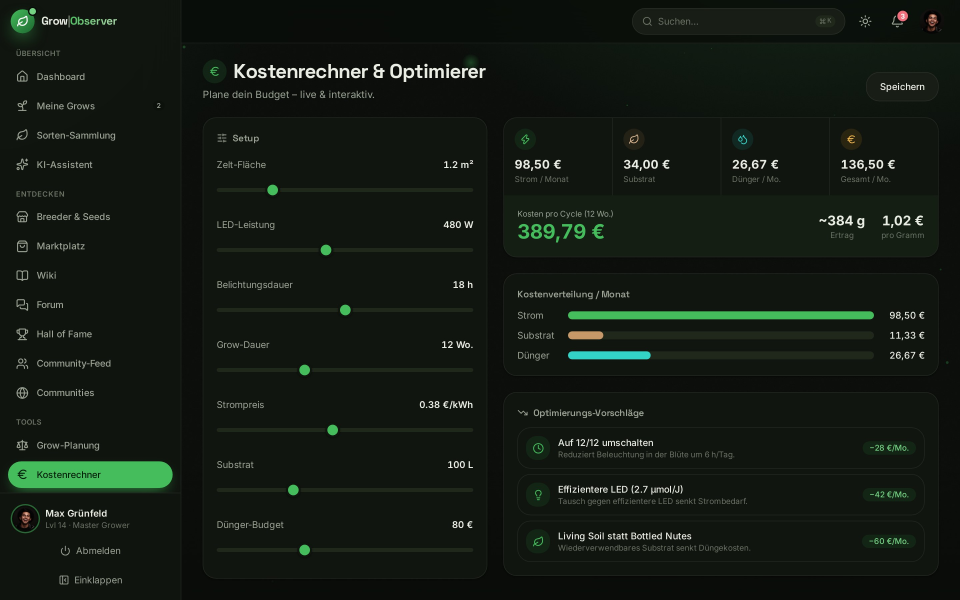
#> input picture promo/assets/d-calc.jpg, 2880 x 1800 px, given in place of d-calc_jpg.jpg, which was not available (shown at 1/3 size)
$ python sheet.py out.png assets/d-calc.jpg
#> lines starting #> are read from the running program, lines starting #| are printed output that depends on the picture
import sys, pathlib
HERE=pathlib.Path(__file__).resolve().parent
# usage: python3 promo/sheet.py out.jpg 1,5.5,12   (run `node promo/preview.mjs 1,5.5,12` first)
from PIL import Image
ts=sys.argv[2].split(",")
cols=2;W,H=960,540
rows=(len(ts)+1)//2
sheet=Image.new("RGB",(cols*W,rows*H))
#> sheet: PIL image 1920x540 RGB; every value is 0
for i,t in enumerate(ts):
    n="t"+t.replace(".","_")
    im=Image.open(HERE/"test"/f"{n}.jpg").resize((W,H)); sheet.paste(im,((i%cols)*W,(i//cols)*H))
#> after `im = Image.open(HERE / 'test' / f'{n}.jpg').resize((W, H))`:
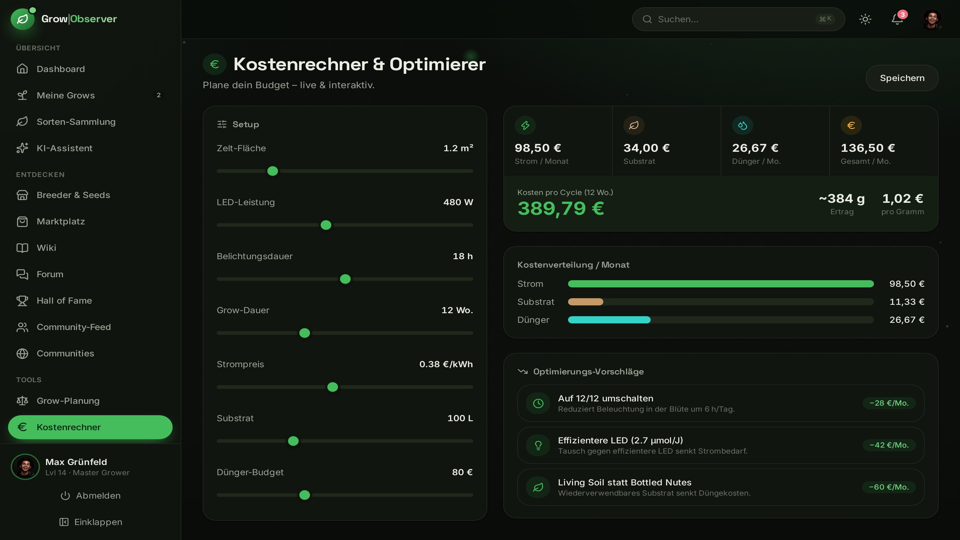
#> im: PIL image 960x540 RGB; mean R, G, B 19.8, 26.7, 19.2
#> after `sheet.paste(im, (i % cols * W, i // cols * H))`:
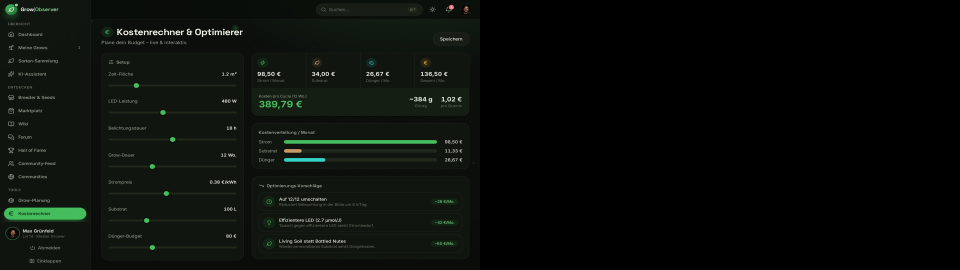
#> sheet: PIL image 1920x540 RGB (shown at 1/2 size); mean R, G, B 9.9, 13.4, 9.6
sheet.save(sys.argv[1],quality=80)

$ run again, on promo/assets/d-chat.jpg
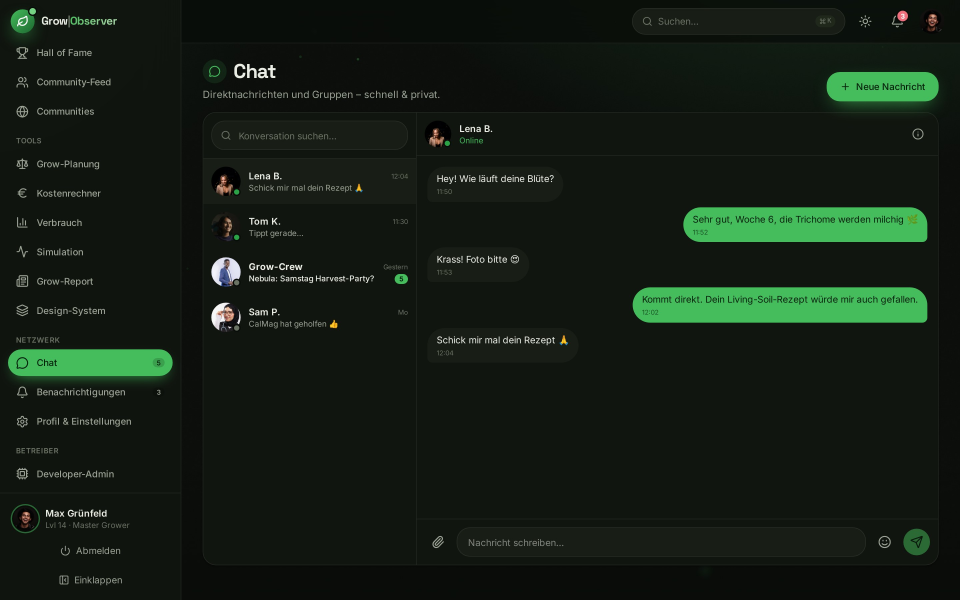
#> input picture promo/assets/d-chat.jpg, 2880 x 1800 px, given in place of d-chat_jpg.jpg, which was not available (shown at 1/3 size)
#> `im = Image.open(HERE / 'test' / f'{n}.jpg').resize((W, H))`:
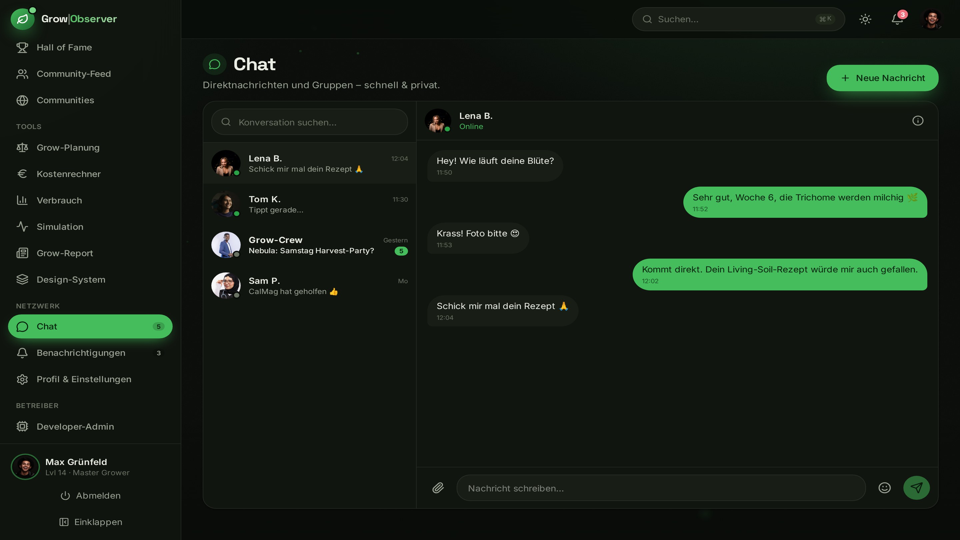
#> im: PIL image 960x540 RGB; mean R, G, B 20.4, 30.4, 20.4
#> `sheet.paste(im, (i % cols * W, i // cols * H))`:
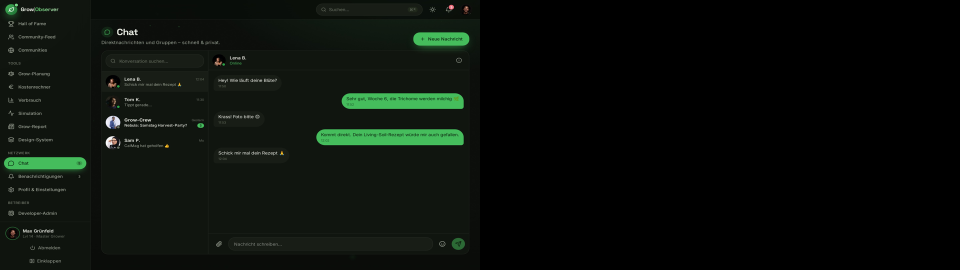
#> sheet: PIL image 1920x540 RGB (shown at 1/2 size); mean R, G, B 10.2, 15.2, 10.2

$ run again, on promo/assets/d-communities.jpg
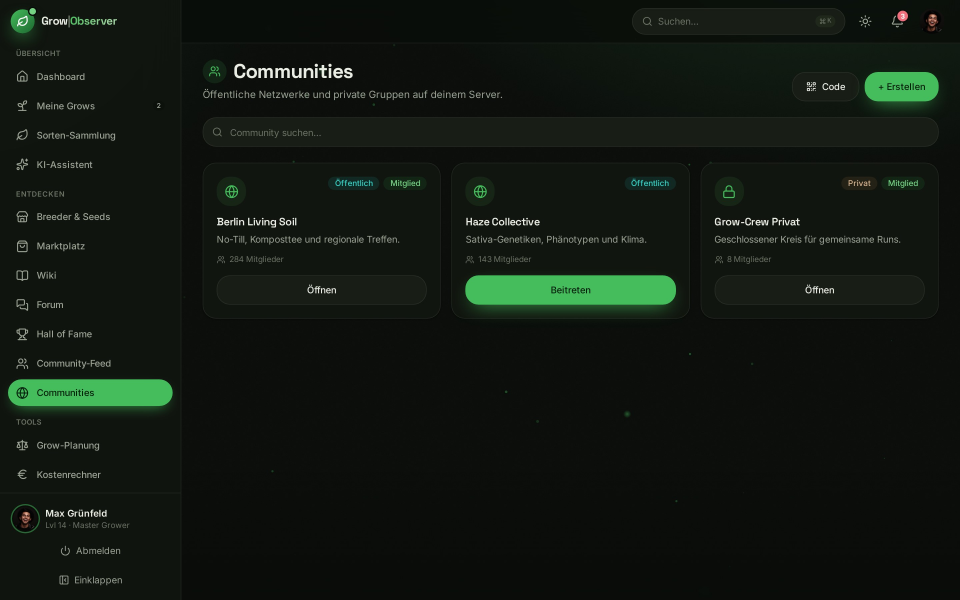
#> input picture promo/assets/d-communities.jpg, 2880 x 1800 px, given in place of d-communities_jpg.jpg, which was not available (shown at 1/3 size)
#> `im = Image.open(HERE / 'test' / f'{n}.jpg').resize((W, H))`:
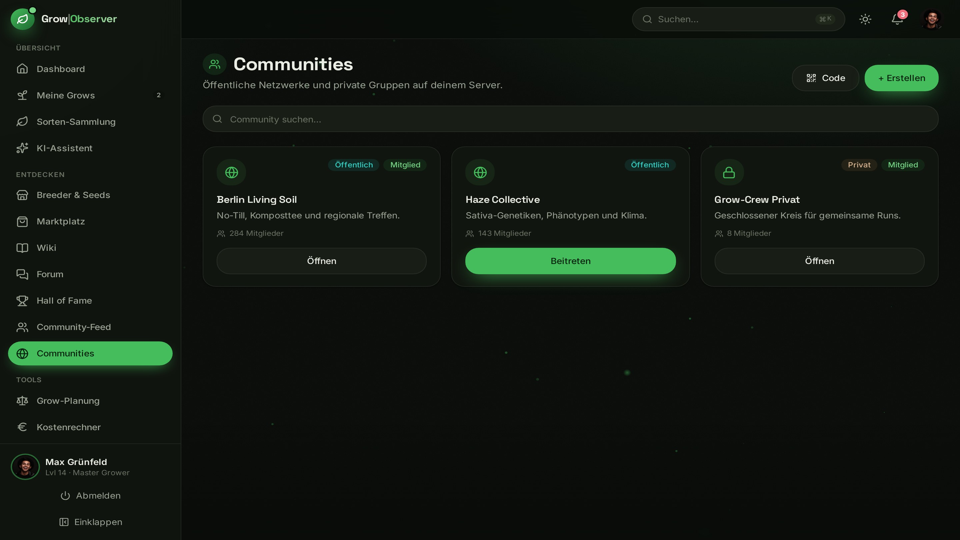
#> im: PIL image 960x540 RGB; mean R, G, B 17.4, 24.1, 17.1
#> `sheet.paste(im, (i % cols * W, i // cols * H))`:
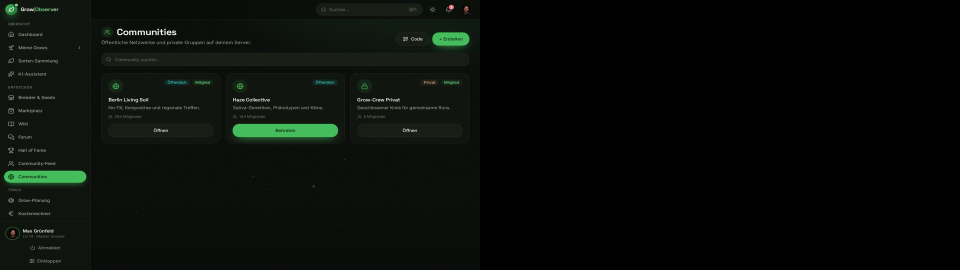
#> sheet: PIL image 1920x540 RGB (shown at 1/2 size); mean R, G, B 8.7, 12.1, 8.6
